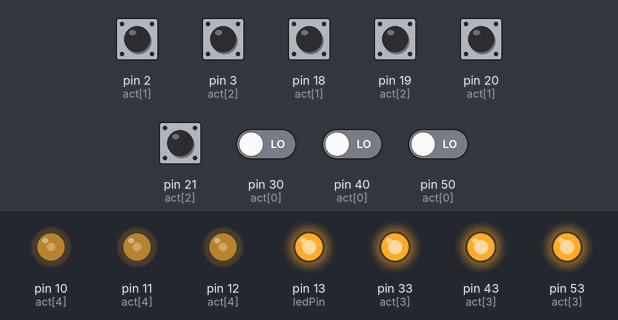
Bench run of a sketch on a simulated Arduino Mega 2560, built with avr-gcc and run on an emulated ATmega2560. Parts: output pins drawn as LEDs (lit = HIGH). Inputs (shaded band) come from the test bench; at power-on: pin 2 (act[1]), pin 3 (act[2]), pin 18 (act[1]), pin 19 (act[2]), pin 20 (act[1]), pin 21 (act[2]) HIGH, pin 30 (act[0]), pin 40 (act[0]), pin 50 (act[0]) LOW. What the sketch prints to the serial monitor is not drawn.

Above: at 0.3 s.
Timing chart, 0 to 1.8 s (numbered marks = the images above):
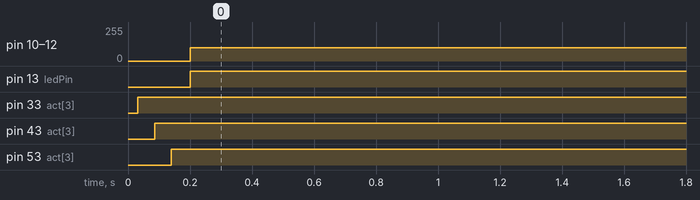

Measured:
- by itself, pin 10 (act[4]), pin 11 (act[4]), pin 12 (act[4]): 0/255 → 100/255 at 0.20 s
- by itself, pin 13 (ledPin): LOW → HIGH at 0.20 s
- by itself, pin 33 (act[3]): LOW → HIGH at 0.03 s
- by itself, pin 43 (act[3]): LOW → HIGH at 0.09 s
- by itself, pin 53 (act[3]): LOW → HIGH at 0.14 s

The sketch:

SimuAktuaattorit.ino
```cpp
/*

 Arduino code to drive 3 simulator actuators on Arduino Mega

*/

// Represents one actuator
struct Actuator {
  // Arduino pins:
  int endPin; // Inverted, use pulldown resistor
  int pulsePin1;
  int pulsePin2;
  int directionPin;
  int speedPin;
  // Data:
  int enabled; // 0 = disabled
  int direction; // 0 = down, 1 = up
  int speed; // 0-255, speed command to move to direction
  int activeDirection; // 0 = down, 1 = up
  int endStop; // 1 = end stop active
  int homed; // Actuator position is known
  int maxPosition; // Maximum position value for this actuator
  volatile int pulseBits; // bit 0 = pin 1, bit 1 = pin 2
  int position; // In pulses, see maxPosition. Invalid when homing. 0 = full down
  int velocity; // Measured velocity, positive down
  volatile int velocityCounter; // Counts pulses for velocity
};

const int ACT_COUNT = 3; // Number of actuators
Actuator act[ACT_COUNT];

const int ledPin = 13;       // the pin that the LED is attached to

unsigned int loopCounter = 0;

// Speeds, in speed units (0-255)
const int defaultSpeed = 100;
const int homingSpeed = 60;

int systemReady = 0; // 1 = all homed

void setup() {
  // initialize serial communication:
  Serial.begin(9600);

  // for  PWM frequency of 3921.16 Hz D9 & D10
  // TCCR2B = TCCR2B & B11111000 | B00000011;

  // for PWM frequency of 3921.16 Hz D11 & D12
  // TCCR1B = TCCR1B & B11111000 | B00000011;
  //        e   p1  p2  d   s   e  d  s   ad e  h  mp pb po ve vc
  act[0] = {30,  2,  3, 33, 10, 1, 0, 0,  0, 0, 0, 0, 0, 0, 0, 0};
  act[1] = {40, 18, 19, 43, 11, 1, 0, 0,  0, 0, 0, 0, 0, 0, 0, 0};
  act[2] = {50, 20, 21, 53, 12, 1, 0, 0,  0, 0, 0, 0, 0, 0, 0, 0};

  act[0].maxPosition = 3100;
  act[1].maxPosition = 3100;
  act[2].maxPosition = 3100;

  for(int a=0;a<ACT_COUNT;a++) {
    if(act[a].enabled) {
      pinMode(act[a].endPin, INPUT);
      pinMode(act[a].pulsePin1, INPUT_PULLUP);
      pinMode(act[a].pulsePin2, INPUT_PULLUP);
      pinMode(act[a].directionPin, OUTPUT);
      pinMode(act[a].speedPin, OUTPUT);
      Serial.print("Actuator ");
      Serial.print(a);
      Serial.println(" initialized");
    }
  }

  attachInterrupt(digitalPinToInterrupt(act[0].pulsePin1), pinInterrupt0_1, CHANGE);
  attachInterrupt(digitalPinToInterrupt(act[0].pulsePin2), pinInterrupt0_2, CHANGE);

  attachInterrupt(digitalPinToInterrupt(act[1].pulsePin1), pinInterrupt1_1, CHANGE);
  attachInterrupt(digitalPinToInterrupt(act[1].pulsePin2), pinInterrupt1_2, CHANGE);

  attachInterrupt(digitalPinToInterrupt(act[2].pulsePin1), pinInterrupt2_1, CHANGE);
  attachInterrupt(digitalPinToInterrupt(act[2].pulsePin2), pinInterrupt2_2, CHANGE);
  // initialize the LED as an output:
  pinMode(ledPin, OUTPUT);

  cli();
// Timer:
  TCCR0A = 0;// set entire TCCR0A register to 0
  TCCR0B = 0;// same for TCCR0B
  TCNT0  = 0;//initialize counter value to 0
  // set compare match register for 2khz increments
  OCR0A = (16*10^6) / (10*64) - 1;// = (16*10^6) / (2000*64) - 1 (must be <256)
  // turn on CTC mode
  TCCR0A |= (1 << WGM01);
  // Set CS01 and CS00 bits for 64 prescaler
  TCCR0B |= (1 << CS01) | (1 << CS00);
  // enable timer compare interrupt
  TIMSK0 |= (1 << OCIE0A);
  sei();
}

int printedTurns = 0;

// "Normal" operation loop for actuator a
// Actuator has been homed and system is running
void normalLoop(int a) {
   // Normal operations
   act[a].speed = defaultSpeed;
   /*
   if(act[a].position >= act[a].maxPosition)
      act[a].direction = 0; // Drive down
      */
   if(act[a].position >= 2000) {
      act[a].direction = 0; // Drive down
      act[a].speed = 0;
   }
   if(act[a].position < 10)
      act[a].direction = 1; // Drive up
}

// Homing actuator a
void homingLoop(int a) {
   if(act[a].endStop) {
      act[a].direction = 1;
      act[a].position = 0;
      if(!act[a].homed) {
        act[a].homed = 1;
        act[a].speed = 0; // Wait down until all homed
        Serial.print("*** Actuator homed: ");
        Serial.println(a);
      }
   } else {
      act[a].direction = 0;
      act[a].speed = homingSpeed;
   }
}

void loop() {
  // Logic to test if system is ready
  int allReady = 1;
  if(!systemReady) {
    for(int a=0;a<ACT_COUNT;a++) {
       if(act[a].enabled && !act[a].homed) allReady = 0;
    }
  }

  // Loop each actuator
  for(int a=0;a<ACT_COUNT;a++) {
     if(act[a].enabled) {
       act[a].endStop = !digitalRead(act[a].endPin);
       if(systemReady) {
         normalLoop(a);
       } else {
         if(!act[a].homed)
           homingLoop(a);
       }
       if(act[a].endStop) {
          act[a].direction = 1;
          act[a].position = 0;
       }
       digitalWrite(act[a].directionPin, act[a].direction);
       if(act[a].direction == act[a].activeDirection) {
         analogWrite(act[a].speedPin, act[a].speed);
       } else {
         analogWrite(act[a].speedPin, 0);
         if(act[a].velocity == 0) {
            act[a].activeDirection = act[a].direction;
            Serial.print("*** Safe direction change ");
            Serial.println(a);
         }
       }
     }
  }

  // Logic to test if system is ready
  if(!systemReady && allReady) {
     systemReady = 1;
     Serial.println("*** All homed, system ready!");
  }

  // Debug output
  if(loopCounter > 9000) {
    if(systemReady) {
      Serial.println("---------------- System ready");
    } else {
      Serial.println("---------------- HOMING...");
    }
    for(int a=0;a<ACT_COUNT;a++) {
      if(act[a].enabled) {
        Serial.println("----------------");
        Serial.print("Actuator ");
        Serial.print(a);
        if(act[a].homed) {
          Serial.println(" homed");
        } else {
          Serial.println(" homing...");
        }
        Serial.print("Position: ");
        Serial.println(act[a].position);
        /*
        Serial.print("Direction: ");
        Serial.println(act[a].direction);
        Serial.print("Velocity: ");
        Serial.println(act[a].velocity);
        Serial.print("Speed cmd: ");
        Serial.println(act[a].speed);
        Serial.print("End stop: ");
        Serial.println(act[a].endStop);
        */
      }
    }
    loopCounter = 0;
  }

  digitalWrite(ledPin, systemReady);
  loopCounter++;
}

// dir 0 = 00 10 11 01
// dir 1 = 00 01 11 10

// Return index of gray value, -1 if invalid
int grayIndex(int value) {
  int gray[] = {0, 1, 3, 2};
  for(int i=0;i <= 3;i++) {
    if(value == gray[i])
      return i;
  }
  Serial.print("Invalid gray:");
  Serial.print(value);
  Serial.println();
  return -1;
}

/* Convert direction gray code from -> to
Returns:
 from == to -> 0 -> No motion
  0  1  2  3
 00 01 11 10 -> 1
 00 10 11 01 -> -1
 2 steps -> -2 -> ERROR
 invalid values -> -3 -> ERROR
*/
int grayDirection(int from, int to) {
  if(from == to) return 0;
  int fromi = grayIndex(from);
  int toi = grayIndex(to);

  if(fromi < 0 || toi < 0) return -3;

  int diffi = toi - fromi;

  if(diffi == 1 || diffi == -1) {
    return diffi;
  }
  // Ends.. 0 -> 3
  if(diffi == 3)
    return -1;
  // 3 -> 0
  if(diffi == -3)
    return 1;

  return -2;
}

void updatePin(int actuator, int pin) {
  volatile int oldPulse = act[actuator].pulseBits;
  int pp1 = digitalRead(act[actuator].pulsePin1);
  int pp2 = digitalRead(act[actuator].pulsePin2);
  int newPulse = pp1 | pp2 << 1;
  int dir = grayDirection(oldPulse, newPulse);
  act[actuator].pulseBits = newPulse;
  if(dir == 1 || dir == -1) {
    act[actuator].position -= dir;
    act[actuator].velocityCounter += dir;
    // Serial.print(act[actuator].velocityCounter);
  }
  if(dir == 1 || dir == -1 || dir == 0) return;
  /*
  Serial.print("Actuator ");
  Serial.print(actuator);
  Serial.print("pin ");
  Serial.print(pin);
  Serial.print(" from:");
  Serial.print(oldPulse, BIN);
  Serial.print(" to:");
  Serial.print(newPulse, BIN);
  Serial.print(" pins:");
  Serial.print(pp2);
  Serial.print(pp1);
  Serial.print(" dir:");
  Serial.print(dir);
  Serial.println();
  */
}

// Position interrupts for all actuators
void pinInterrupt0_1() {
  updatePin(0, 1);
}

void pinInterrupt0_2() {
  updatePin(0, 2);
}

void pinInterrupt1_1() {
  updatePin(1, 1);
}

void pinInterrupt1_2() {
  updatePin(1, 2);
}

void pinInterrupt2_1() {
  updatePin(2, 1);
}

void pinInterrupt2_2() {
  updatePin(2, 2);
}


// Timer interrupt for velocity counting
volatile int timerInterrupts = 0;

ISR(TIMER0_COMPA_vect){
  timerInterrupts++;
  if(timerInterrupts < 256) return;

  for(int a=0;a<ACT_COUNT;a++) {
    if(act[a].enabled) {
       act[a].velocity = act[a].velocityCounter;
       act[a].velocityCounter = 0;
    }
  }
  timerInterrupts = 0;
}
```
